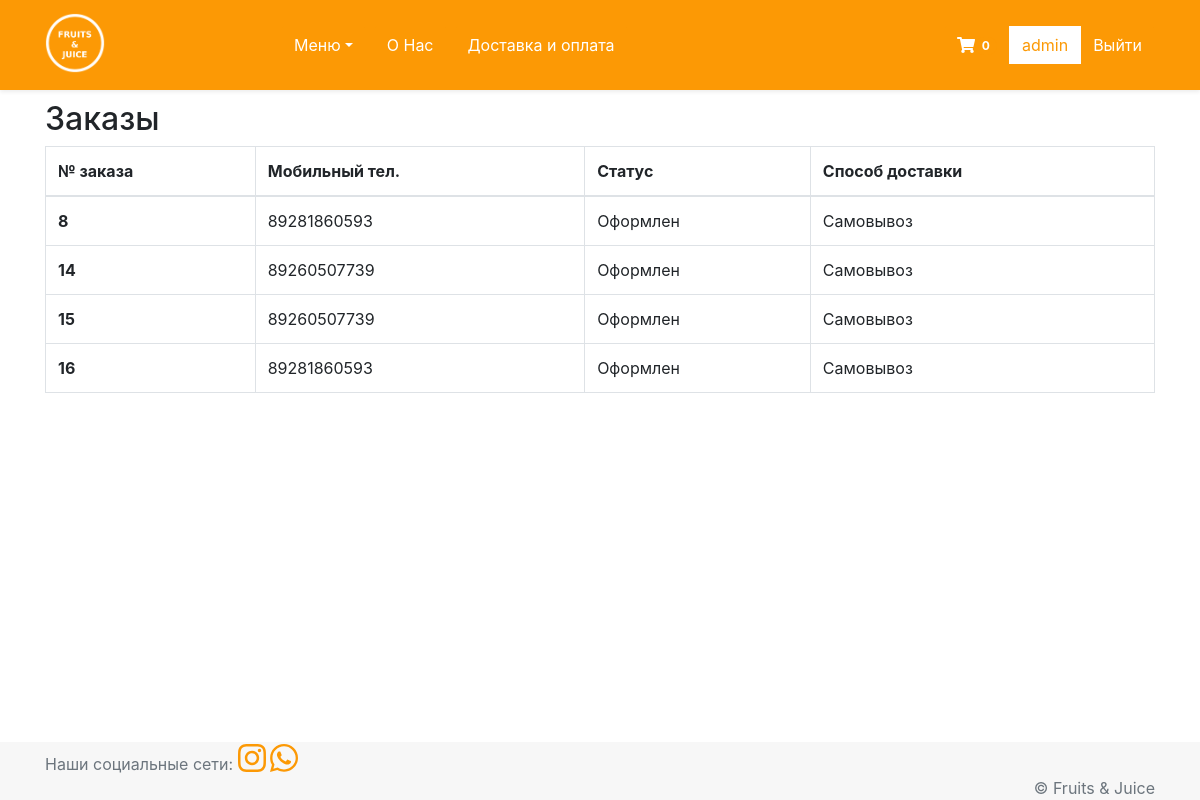
/profile/ (signed in), run on the app's committed database.
### fruitsandjuice/models.py (models this page shows, shortened)
class Order(models.Model):
    user_name = models.ForeignKey(User, on_delete=models.CASCADE)
    mobile = models.CharField(verbose_name='Моб. телефон', max_length=25)
    payment_method = models.CharField(verbose_name=('Способ оплаты'),
                                      max_length=3,
                                      choices=[(item.name, item.value) for item in PaymentMethodChoice],
                                      default=PaymentMethodChoice.CH.name)
    delivery_method = models.CharField(verbose_name=('Способ доставки'),
                                       max_length=3,
                                       choices=[(item.name, item.value) for item in DeliveryMethodChoice],
                                       default=DeliveryMethodChoice.CR.name)
    adress = models.CharField(verbose_name=('Адрес'), max_length=50, null=True, blank=True)
    status = models.CharField(verbose_name=('Статус'),
                              max_length=3,
                              choices=[(item.name, item.value) for item in StatusChoice],
                              default=StatusChoice.FM.name)
    class Meta:
        verbose_name = 'Заказ'
        verbose_name_plural = 'Заказы'

### fruitsandjuice/views.py (the view)
# urls.py: path('profile/', ProfileView.as_view(), name='profile'),
class ProfileView(TemplateView):
    template_name = 'fruitandjuice/profile.html'
    def get_context_data(self, **kwargs):
        context = super().get_context_data(**kwargs)
        user = self.request.user
        context['orders'] = Order.objects.filter(user_name=user)
        return context

### fruitsandjuice/context_processors.py (called while the page is built)
def categories_menu(request):
    return {
        'categories_menu': ProductCategory.objects.all(),
    }

def cart_count(request):
    items_count = OrderItem.objects.filter(order__user_name=request.user, order__status=StatusChoice.FM.name).count()
    return {'cart_count': items_count}

### templates/fruitandjuice/profile.html
{% extends 'base.html' %}
{% block menu %}
    {% include "fruitandjuice/menu.html" with active_tab='' %}
{% endblock %}
{% block ext_menu %}
    {% include "fruitandjuice/ext_menu.html" with active_tab='ext_tab2' %}
{% endblock %}
{% block content %}
    <div class="container mt-7">
        {% if not orders %}
            <h2>У Вас еще нет заказов.</h2>
            <h4>Добавьте что-нибудь из <a href="{% url 'fruitsandjuice:home' %}">меню</a></h4>
        {% else %}
            <h2>Заказы</h2>
            <table class="table table-bordered">
                <thead>
                <tr>
                    <th scope="col">№ заказа</th>
                    <th scope="col">Мобильный тел.</th>
                    <th scope="col">Статус</th>
                    <th scope="col">Способ доставки</th>
                </tr>
                </thead>
                <tbody>
                {% for item in orders %}
                    <tr>
                        <th scope="row">{{ item.pk }}</th>
                        <td>{{ item.mobile }}</td>
                        <td>{{ item.get_status_display }}</td>
                        <td>{{ item.get_delivery_method_display }}</td>
                    </tr>
                {% endfor %}
                </tbody>
            </table>
        {% endif %}
    </div>
{% endblock %}

### templates/fruitandjuice/ext_menu.html (shortened to what this page needs)
{% if user.is_authenticated %}
    <a class="btn btn-primary {% if active_tab == 'ext_tab1' %} active{% endif %}"
       href="{% url 'fruitsandjuice:cart' %}" role="button"><img
            class="fas fa-shopping-cart fa-1x"><span id="cartspan" class="badge badge-pill badge-primary">{{ cart_count }}</span></a>
    <a class="btn btn-primary {% if active_tab == 'ext_tab2' %} active{% endif %}"
       href="{% url 'fruitsandjuice:profile' %}" role="button"
    >{{ user }}</a>
    <a class="btn btn-primary" href="{% url 'fruitsandjuice:logout' %}" role="button">
        Выйти
    </a>
{% endif %}

### fruitsandjuice/static/css/main.css (style rules this page uses)
html, body { height: 98%; }
.mt-7 { margin-top: 100px !important; }
.badge { background-color: #fc9905 !important; }

### data on the page
Order: pk "8", mobile "89281860593", status "Оформлен", delivery_method "Самовывоз"
Order: pk "14", mobile "89260507739", status "Оформлен", delivery_method "Самовывоз"
Order: pk "15", mobile "89260507739", status "Оформлен", delivery_method "Самовывоз"
Order: pk "16", mobile "89281860593", status "Оформлен", delivery_method "Самовывоз"

### other printed values
{{ cart_count }} "0"
{{ user }} "admin"
